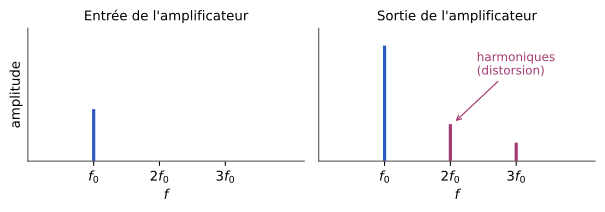

Reproduce this figure in Python.
"""Figure — Linéarisation : spectre d'entrée (une raie) et spectre de sortie d'un amplificateur non linéaire (EANA3, chapitre 1).
D'après les notes externes [tableau-2020-c01, p. 6] et [notes-2023-c01, p. 2], redessinée.
Amplitudes des harmoniques arbitraires (les notes ne donnent pas de valeurs)."""
import matplotlib
matplotlib.use("svg")
import matplotlib.pyplot as plt
import matplotlib.ticker as mticker
import numpy as np
from pathlib import Path

# --- Style commun des figures Bristol (recopié dans chaque script) ---
plt.rcParams.update({
    "font.family": "DejaVu Sans", "mathtext.fontset": "dejavusans", "font.size": 10,
    "axes.grid": True, "grid.color": "#DADADA", "grid.linewidth": 0.6,
    "axes.edgecolor": "#555555", "axes.linewidth": 0.8,
    "axes.spines.top": False, "axes.spines.right": False,
    "lines.linewidth": 1.8, "legend.frameon": False,
    "svg.hashsalt": "bristol",  # rendu SVG reproductible
})
BLEU, VERT, MAGENTA, ORANGE = "#2B59C3", "#1B9E77", "#A23B72", "#E08A1E"
GRIS = "#7E889B"   # éléments ajoutés par rapport à la source (conventions.md § 9)
ENCRE = "#222222"

def virgule(ax, axes="xy"):
    """Virgule décimale et vrai signe moins sur les graduations."""
    f = mticker.FuncFormatter(lambda x, _: f"{x:g}".replace(".", ",").replace("-", "−"))
    if "x" in axes: ax.xaxis.set_major_formatter(f)
    if "y" in axes: ax.yaxis.set_major_formatter(f)

def sauver(fig):
    fig.savefig(Path(__file__).with_suffix(".svg"), bbox_inches="tight", metadata={"Date": None})
# --- Fin du style commun ---
fig, axs = plt.subplots(1, 2, figsize=(6.4, 2.3), sharey=True)
f0 = 1
for ax, titre in zip(axs, ["Entrée de l'amplificateur", "Sortie de l'amplificateur"]):
    ax.set_xlim(0, 4.2); ax.set_ylim(0, 1.15)
    ax.set_xticks([1, 2, 3]); ax.set_xticklabels(["$f_0$", "$2f_0$", "$3f_0$"])
    ax.set_yticks([]); ax.grid(False)
    ax.set_xlabel("$f$"); ax.set_title(titre, fontsize=10)
axs[0].vlines(f0, 0, 0.45, color=BLEU, lw=2.4)
axs[1].vlines(f0, 0, 1.0, color=BLEU, lw=2.4)
axs[1].vlines([2, 3], 0, [0.32, 0.16], color=MAGENTA, lw=2.4)
axs[1].annotate("harmoniques\n(distorsion)", xy=(2.05, 0.33), xytext=(2.4, 0.75), color=MAGENTA, fontsize=9,
                arrowprops=dict(arrowstyle="->", color=MAGENTA, lw=0.9))
axs[0].set_ylabel("amplitude")
fig.tight_layout()
sauver(fig)
